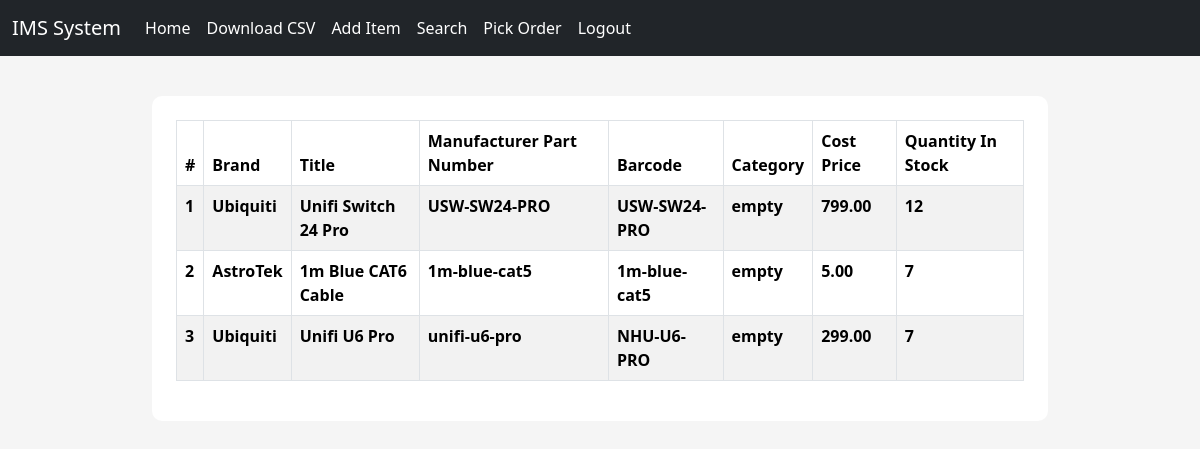
Screenshot of /inventory/ (signed in) with the database file from the repository.
### inventory/models.py (models this page shows, shortened)
class Inventory(models.Model):
    brand = models.CharField(max_length=300, null=False, blank=False)
    title = models.CharField(max_length=300, null=False, blank=False)
    manufacturer_part_number = models.CharField(max_length=300, null=False, blank=False)
    barcode = models.CharField(max_length=300, null=False, blank=False)
    category = models.CharField(max_length=300, null=False, blank=False)
    cost_price = models.DecimalField(
        max_digits=19, decimal_places=2, null=False, blank=False
    )
    quantity_in_stock = models.IntegerField(null=False, blank=False)
    description = models.TextField(null=True, blank=True)

### inventory/views.py (the view)
# urls.py: path("", inventory_list, name="inventory_list"),
@login_required()
def inventory_list(request):
    inventories = Inventory.objects.all()
    context = {"title": "Inventory List", "inventories": inventories}
    return render(request, "inventory_list.html", context=context)

### templates/inventory_list.html
{% extends "base.html" %}
{% block content %}
<div class="content-section">
    <table class="table table-striped table-bordered table-hover">
        <thead class="thead-dark">
            <tr>
                <th scope="col">#</th>
                <th scope="col">Brand</th>
                <th scope="col">Title</th>
                <th scope="col">Manufacturer Part Number</th>
                <th scope="col">Barcode</th>
                <th scope="col">Category</th>
                <th scope="col">Cost Price</th>
                <th scope="col">Quantity In Stock</th>
            </tr>
        </thead>
        <tbody>
            {% for inventory in inventories %}
            <tr style="cursor: pointer; cursor: hand;"
                onclick="window.location= `{% url 'per_product' inventory.id %}`">
                <th scope="row">{{ forloop.counter }}</th>
                <th scope="row">{{ inventory.brand }}</th>
                <th scope="row">{{ inventory.title }}</th>
                <th scope="row">{{ inventory.manufacturer_part_number }}</th>
                <th scope="row">{{ inventory.barcode }}</th>
                <th scope="row">{{ inventory.category }}</th>
                <th scope="row">{{ inventory.cost_price }}</th>
                <th scope="row">{{ inventory.quantity_in_stock }}</th>
            </tr>
            {% endfor %}
        </tbody>
    </table>
</div>
{% endblock %}

### staticfiles/css/main.css (style rules this page uses)
body { background-color: rgb(245, 245, 245); }
.content-section { background: #fff; margin: 40px; padding: 1.5rem 1.5rem; border-radius: 10px; }

### rows the page displays
Inventory: brand "Ubiquiti", title "Unifi Switch 24 Pro", manufacturer_part_number "USW-SW24-PRO", barcode "USW-SW24-PRO", category "empty", cost_price "799.00", quantity_in_stock "12"
Inventory: brand "AstroTek", title "1m Blue CAT6 Cable", manufacturer_part_number "1m-blue-cat5", barcode "1m-blue-cat5", category "empty", cost_price "5.00", quantity_in_stock "7"
Inventory: brand "Ubiquiti", title "Unifi U6 Pro", manufacturer_part_number "unifi-u6-pro", barcode "NHU-U6-PRO", category "empty", cost_price "299.00", quantity_in_stock "7"
